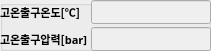
    <widget class="QGroupBox" name="cond_out_group_2">
     <property name="geometry">
      <rect>
       <x>330</x>
       <y>80</y>
       <width>211</width>
       <height>51</height>
      </rect>
     </property>
     <property name="title">
      <string/>
     </property>
     <widget class="QWidget" name="formLayoutWidget_14">
      <property name="geometry">
       <rect>
        <x>0</x>
        <y>0</y>
        <width>211</width>
        <height>51</height>
       </rect>
      </property>
      <layout class="QFormLayout" name="formLayout_19">
       <property name="horizontalSpacing">
        <number>3</number>
       </property>
       <property name="verticalSpacing">
        <number>3</number>
       </property>
       <property name="leftMargin">
        <number>0</number>
       </property>
       <property name="topMargin">
        <number>0</number>
       </property>
       <property name="rightMargin">
        <number>0</number>
       </property>
       <property name="bottomMargin">
        <number>0</number>
       </property>
       <item row="0" column="0">
        <widget class="QLabel" name="cond_out_T_label_2">
         <property name="font">
          <font>
           <family>굴림</family>
           <pointsize>8</pointsize>
           <weight>75</weight>
           <bold>true</bold>
          </font>
         </property>
         <property name="text">
          <string>고온출구온도[℃]</string>
         </property>
        </widget>
       </item>
       <item row="0" column="1">
        <widget class="QLineEdit" name="cond_out_T_edit_2">
         <property name="enabled">
          <bool>false</bool>
         </property>
         <property name="font">
          <font>
           <family>HY견고딕</family>
           <pointsize>8</pointsize>
           <weight>50</weight>
           <bold>false</bold>
          </font>
         </property>
         <property name="focusPolicy">
          <enum>Qt::StrongFocus</enum>
         </property>
         <property name="styleSheet">
          <string notr="true">border-color: rgb(255, 255, 255);</string>
         </property>
         <property name="text">
          <string/>
         </property>
        </widget>
       </item>
       <item row="1" column="0">
        <widget class="QLabel" name="cond_out_p_label_2">
         <property name="font">
          <font>
           <family>굴림</family>
           <pointsize>8</pointsize>
           <weight>75</weight>
           <bold>true</bold>
          </font>
         </property>
         <property name="text">
          <string>고온출구압력[bar]</string>
         </property>
        </widget>
       </item>
       <item row="1" column="1">
        <widget class="QLineEdit" name="cond_out_p_edit_2">
         <property name="enabled">
          <bool>false</bool>
         </property>
         <property name="font">
          <font>
           <family>HY견고딕</family>
           <pointsize>8</pointsize>
           <weight>50</weight>
           <bold>false</bold>
          </font>
         </property>
         <property name="focusPolicy">
          <enum>Qt::StrongFocus</enum>
         </property>
         <property name="styleSheet">
          <string notr="true">border-color: rgb(255, 255, 255);</string>
         </property>
         <property name="text">
          <string/>
         </property>
        </widget>
       </item>
      </layout>
     </widget>
    </widget>
